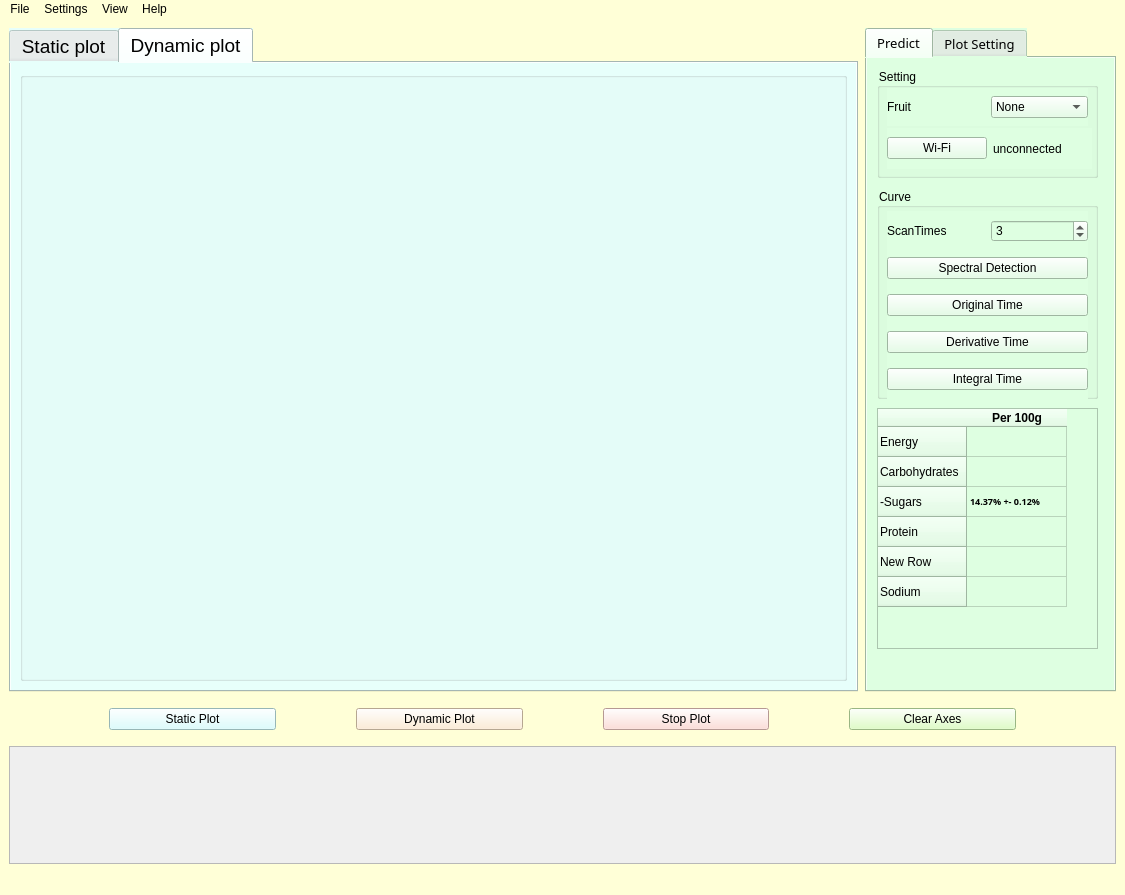
<?xml version="1.0" encoding="UTF-8"?>
<ui version="4.0">
 <class>MainWindow</class>
 <widget class="QMainWindow" name="MainWindow">
  <property name="geometry">
   <rect>
    <x>0</x>
    <y>0</y>
    <width>1125</width>
    <height>895</height>
   </rect>
  </property>
  <property name="windowTitle">
   <string>水果光谱检测</string>
  </property>
  <property name="styleSheet">
   <string notr="true">background-color: rgb(255, 255, 215);</string>
  </property>
  <widget class="QWidget" name="centralwidget">
   <layout class="QVBoxLayout" name="verticalLayout_4" stretch="4,1">
    <item>
     <layout class="QHBoxLayout" name="horizontalLayout_7">
      <property name="spacing">
       <number>7</number>
      </property>
      <item>
       <layout class="QVBoxLayout" name="verticalLayout">
        <item>
         <widget class="QTabWidget" name="tabWidget_2">
          <property name="font">
           <font>
            <family>Arial</family>
            <pointsize>14</pointsize>
           </font>
          </property>
          <property name="styleSheet">
           <string notr="true">background-color: rgb(231, 255, 251);</string>
          </property>
          <property name="currentIndex">
           <number>1</number>
          </property>
          <widget class="QWidget" name="tab_3">
           <attribute name="title">
            <string>Static plot</string>
           </attribute>
           <layout class="QVBoxLayout" name="verticalLayout_5">
            <item>
             <widget class="QGroupBox" name="groupBox">
              <property name="title">
               <string/>
              </property>
             </widget>
            </item>
           </layout>
          </widget>
          <widget class="QWidget" name="tab_4">
           <attribute name="title">
            <string>Dynamic plot</string>
           </attribute>
           <layout class="QVBoxLayout" name="verticalLayout_6">
            <item>
             <widget class="QGroupBox" name="groupBox_2">
              <property name="title">
               <string/>
              </property>
             </widget>
            </item>
           </layout>
          </widget>
         </widget>
        </item>
       </layout>
      </item>
      <item>
       <widget class="QTabWidget" name="tabWidget">
        <property name="enabled">
         <bool>true</bool>
        </property>
        <property name="minimumSize">
         <size>
          <width>251</width>
          <height>489</height>
         </size>
        </property>
        <property name="maximumSize">
         <size>
          <width>251</width>
          <height>16777215</height>
         </size>
        </property>
        <property name="font">
         <font>
          <family>HGF1_CNKI</family>
          <pointsize>10</pointsize>
         </font>
        </property>
        <property name="styleSheet">
         <string notr="true">background-color: rgb(222, 255, 225);</string>
        </property>
        <property name="tabPosition">
         <enum>QTabWidget::North</enum>
        </property>
        <property name="currentIndex">
         <number>0</number>
        </property>
        <widget class="QWidget" name="tab">
         <attribute name="title">
          <string>Predict</string>
         </attribute>
         <widget class="QGroupBox" name="groupSetting">
          <property name="geometry">
           <rect>
            <x>10</x>
            <y>10</y>
            <width>221</width>
            <height>110</height>
           </rect>
          </property>
          <property name="minimumSize">
           <size>
            <width>221</width>
            <height>110</height>
           </size>
          </property>
          <property name="maximumSize">
           <size>
            <width>221</width>
            <height>110</height>
           </size>
          </property>
          <property name="title">
           <string>Setting</string>
          </property>
          <widget class="QWidget" name="horizontalLayoutWidget">
           <property name="geometry">
            <rect>
             <x>10</x>
             <y>20</y>
             <width>201</width>
             <height>38</height>
            </rect>
           </property>
           <layout class="QHBoxLayout" name="horizontalLayout">
            <item>
             <widget class="QLabel" name="labelFruit">
              <property name="text">
               <string>Fruit</string>
              </property>
             </widget>
            </item>
            <item>
             <widget class="QComboBox" name="comboBox">
              <item>
               <property name="text">
                <string>None</string>
               </property>
              </item>
              <item>
               <property name="text">
                <string>Apple</string>
               </property>
              </item>
             </widget>
            </item>
           </layout>
          </widget>
          <widget class="QWidget" name="horizontalLayoutWidget_3">
           <property name="geometry">
            <rect>
             <x>10</x>
             <y>60</y>
             <width>205</width>
             <height>41</height>
            </rect>
           </property>
           <layout class="QHBoxLayout" name="horizontalLayout_3">
            <item>
             <widget class="QPushButton" name="pushWifi">
              <property name="text">
               <string>Wi-Fi</string>
              </property>
             </widget>
            </item>
            <item>
             <widget class="QLabel" name="labelWifi">
              <property name="text">
               <string>unconnected</string>
              </property>
             </widget>
            </item>
           </layout>
          </widget>
         </widget>
         <widget class="QGroupBox" name="groupCurve">
          <property name="geometry">
           <rect>
            <x>10</x>
            <y>130</y>
            <width>221</width>
            <height>211</height>
           </rect>
          </property>
          <property name="minimumSize">
           <size>
            <width>221</width>
            <height>211</height>
           </size>
          </property>
          <property name="maximumSize">
           <size>
            <width>221</width>
            <height>211</height>
           </size>
          </property>
          <property name="title">
           <string>Curve</string>
          </property>
          <widget class="QWidget" name="verticalLayoutWidget">
           <property name="geometry">
            <rect>
             <x>10</x>
             <y>23</y>
             <width>201</width>
             <height>192</height>
            </rect>
           </property>
           <layout class="QVBoxLayout" name="verticalLayout_2">
            <item>
             <layout class="QHBoxLayout" name="horizontalLayout_2">
              <item>
               <widget class="QLabel" name="labelScanTimes">
                <property name="maximumSize">
                 <size>
                  <width>16777215</width>
                  <height>28</height>
                 </size>
                </property>
                <property name="text">
                 <string>ScanTimes</string>
                </property>
               </widget>
              </item>
              <item>
               <widget class="QSpinBox" name="spinBox">
                <property name="minimum">
                 <number>1</number>
                </property>
                <property name="maximum">
                 <number>20</number>
                </property>
                <property name="value">
                 <number>3</number>
                </property>
               </widget>
              </item>
             </layout>
            </item>
            <item>
             <widget class="QPushButton" name="pushDetection">
              <property name="text">
               <string>Spectral Detection</string>
              </property>
             </widget>
            </item>
            <item>
             <widget class="QPushButton" name="pushOriginal">
              <property name="text">
               <string>Original Time</string>
              </property>
             </widget>
            </item>
            <item>
             <widget class="QPushButton" name="pushDerivative">
              <property name="text">
               <string>Derivative Time</string>
              </property>
             </widget>
            </item>
            <item>
             <widget class="QPushButton" name="pushIntegral">
              <property name="text">
               <string>Integral Time</string>
              </property>
             </widget>
            </item>
           </layout>
          </widget>
         </widget>
         <widget class="QTableWidget" name="tableWidget">
          <property name="geometry">
           <rect>
            <x>10</x>
            <y>350</y>
            <width>221</width>
            <height>241</height>
           </rect>
          </property>
          <property name="minimumSize">
           <size>
            <width>221</width>
            <height>0</height>
           </size>
          </property>
          <property name="maximumSize">
           <size>
            <width>221</width>
            <height>16777215</height>
           </size>
          </property>
          <property name="font">
           <font>
            <family>Times New Roman</family>
            <pointsize>28</pointsize>
            <weight>50</weight>
            <bold>false</bold>
           </font>
          </property>
          <row>
           <property name="text">
            <string>Energy</string>
           </property>
           <property name="font">
            <font>
             <family>Arial</family>
             <pointsize>9</pointsize>
             <weight>50</weight>
             <bold>false</bold>
            </font>
           </property>
          </row>
          <row>
           <property name="text">
            <string>Carbohydrates</string>
           </property>
           <property name="font">
            <font>
             <family>Arial</family>
             <pointsize>9</pointsize>
             <weight>50</weight>
             <bold>false</bold>
            </font>
           </property>
          </row>
          <row>
           <property name="text">
            <string>-Sugars</string>
           </property>
           <property name="font">
            <font>
             <family>Arial</family>
             <pointsize>9</pointsize>
             <weight>50</weight>
             <bold>false</bold>
            </font>
           </property>
          </row>
          <row>
           <property name="text">
            <string>Protein</string>
           </property>
           <property name="font">
            <font>
             <family>Arial</family>
             <pointsize>9</pointsize>
             <weight>50</weight>
             <bold>false</bold>
            </font>
           </property>
          </row>
          <row>
           <property name="text">
            <string>New Row</string>
           </property>
           <property name="font">
            <font>
             <family>Arial</family>
             <pointsize>9</pointsize>
             <weight>50</weight>
             <bold>false</bold>
            </font>
           </property>
          </row>
          <row>
           <property name="text">
            <string>Sodium</string>
           </property>
           <property name="font">
            <font>
             <family>Arial</family>
             <pointsize>9</pointsize>
             <weight>50</weight>
             <bold>false</bold>
            </font>
           </property>
          </row>
          <column>
           <property name="text">
            <string>Per 100g</string>
           </property>
           <property name="font">
            <font>
             <family>Arial</family>
             <pointsize>9</pointsize>
             <weight>75</weight>
             <bold>true</bold>
            </font>
           </property>
           <property name="background">
            <color>
             <red>85</red>
             <green>255</green>
             <blue>127</blue>
            </color>
           </property>
          </column>
          <item row="0" column="0">
           <property name="text">
            <string/>
           </property>
           <property name="font">
            <font>
             <family>Arial Black</family>
             <pointsize>8</pointsize>
             <weight>75</weight>
             <bold>true</bold>
            </font>
           </property>
           <property name="background">
            <brush brushstyle="NoBrush">
             <color alpha="255">
              <red>0</red>
              <green>85</green>
              <blue>255</blue>
             </color>
            </brush>
           </property>
          </item>
          <item row="1" column="0">
           <property name="text">
            <string/>
           </property>
           <property name="background">
            <brush brushstyle="NoBrush">
             <color alpha="255">
              <red>85</red>
              <green>255</green>
              <blue>127</blue>
             </color>
            </brush>
           </property>
          </item>
          <item row="2" column="0">
           <property name="text">
            <string>14.37% +- 0.12%</string>
           </property>
           <property name="font">
            <font>
             <family>Arial Black</family>
             <pointsize>7</pointsize>
             <weight>75</weight>
             <bold>true</bold>
            </font>
           </property>
          </item>
          <item row="3" column="0">
           <property name="text">
            <string/>
           </property>
           <property name="background">
            <brush brushstyle="NoBrush">
             <color alpha="255">
              <red>85</red>
              <green>170</green>
              <blue>127</blue>
             </color>
            </brush>
           </property>
          </item>
          <item row="4" column="0">
           <property name="text">
            <string/>
           </property>
           <property name="background">
            <brush brushstyle="NoBrush">
             <color alpha="255">
              <red>255</red>
              <green>170</green>
              <blue>255</blue>
             </color>
            </brush>
           </property>
          </item>
          <item row="5" column="0">
           <property name="text">
            <string/>
           </property>
           <property name="background">
            <brush brushstyle="NoBrush">
             <color alpha="255">
              <red>255</red>
              <green>255</green>
              <blue>0</blue>
             </color>
            </brush>
           </property>
          </item>
         </widget>
        </widget>
        <widget class="QWidget" name="tab_2">
         <attribute name="title">
          <string>Plot Setting</string>
         </attribute>
         <widget class="QGroupBox" name="groupLine_1">
          <property name="geometry">
           <rect>
            <x>10</x>
            <y>10</y>
            <width>221</width>
            <height>141</height>
           </rect>
          </property>
          <property name="title">
           <string>Line1</string>
          </property>
          <widget class="QWidget" name="formLayoutWidget">
           <property name="geometry">
            <rect>
             <x>20</x>
             <y>20</y>
             <width>181</width>
             <height>116</height>
            </rect>
           </property>
           <layout class="QFormLayout" name="formLayout">
            <item row="0" column="0">
             <widget class="QLabel" name="labelLineWidth_1">
              <property name="text">
               <string>Width</string>
              </property>
             </widget>
            </item>
            <item row="0" column="1">
             <widget class="QSlider" name="horizontalSlider_1">
              <property name="orientation">
               <enum>Qt::Horizontal</enum>
              </property>
             </widget>
            </item>
            <item row="1" column="0">
             <widget class="QLabel" name="labelColor_1">
              <property name="text">
               <string>Color</string>
              </property>
             </widget>
            </item>
            <item row="1" column="1">
             <widget class="QComboBox" name="comboColor_1">
              <item>
               <property name="text">
                <string>Black</string>
               </property>
              </item>
              <item>
               <property name="text">
                <string>Gray</string>
               </property>
              </item>
              <item>
               <property name="text">
                <string>White</string>
               </property>
              </item>
              <item>
               <property name="text">
                <string>Red</string>
               </property>
              </item>
              <item>
               <property name="text">
                <string>Green</string>
               </property>
              </item>
              <item>
               <property name="text">
                <string>Blue</string>
               </property>
              </item>
             </widget>
            </item>
            <item row="2" column="1">
             <widget class="QCheckBox" name="checkVisible_1">
              <property name="enabled">
               <bool>true</bool>
              </property>
              <property name="text">
               <string>Visible1</string>
              </property>
              <property name="checked">
               <bool>true</bool>
              </property>
             </widget>
            </item>
           </layout>
          </widget>
         </widget>
         <widget class="QGroupBox" name="groupLine_2">
          <property name="geometry">
           <rect>
            <x>10</x>
            <y>170</y>
            <width>221</width>
            <height>141</height>
           </rect>
          </property>
          <property name="title">
           <string>Line2</string>
          </property>
          <widget class="QWidget" name="formLayoutWidget_3">
           <property name="geometry">
            <rect>
             <x>20</x>
             <y>20</y>
             <width>191</width>
             <height>121</height>
            </rect>
           </property>
           <layout class="QFormLayout" name="formLayout_3">
            <item row="0" column="0">
             <widget class="QLabel" name="labelLineWidth_2">
              <property name="text">
               <string>Width</string>
              </property>
             </widget>
            </item>
            <item row="0" column="1">
             <widget class="QSlider" name="horizontalSlider_3">
              <property name="orientation">
               <enum>Qt::Horizontal</enum>
              </property>
             </widget>
            </item>
            <item row="1" column="0">
             <widget class="QLabel" name="labelColor_2">
              <property name="text">
               <string>Color</string>
              </property>
             </widget>
            </item>
            <item row="1" column="1">
             <widget class="QComboBox" name="comboColor_2">
              <item>
               <property name="text">
                <string>Green</string>
               </property>
              </item>
              <item>
               <property name="text">
                <string>Black</string>
               </property>
              </item>
              <item>
               <property name="text">
                <string>Gray</string>
               </property>
              </item>
              <item>
               <property name="text">
                <string>White</string>
               </property>
              </item>
              <item>
               <property name="text">
                <string>Red</string>
               </property>
              </item>
              <item>
               <property name="text">
                <string>Blue</string>
               </property>
              </item>
             </widget>
            </item>
            <item row="2" column="1">
             <widget class="QCheckBox" name="checkVisible_2">
              <property name="text">
               <string>Visible2</string>
              </property>
              <property name="checked">
               <bool>false</bool>
              </property>
             </widget>
            </item>
           </layout>
          </widget>
         </widget>
         <widget class="QGroupBox" name="groupLine_3">
          <property name="geometry">
           <rect>
            <x>10</x>
            <y>330</y>
            <width>221</width>
            <height>141</height>
           </rect>
          </property>
          <property name="title">
           <string>Line3</string>
          </property>
          <widget class="QWidget" name="formLayoutWidget_4">
           <property name="geometry">
            <rect>
             <x>20</x>
             <y>20</y>
             <width>181</width>
             <height>116</height>
            </rect>
           </property>
           <layout class="QFormLayout" name="formLayout_4">
            <item row="0" column="0">
             <widget class="QLabel" name="labelLineWidth_3">
              <property name="text">
               <string>Width</string>
              </property>
             </widget>
            </item>
            <item row="0" column="1">
             <widget class="QSlider" name="horizontalSlider_4">
              <property name="orientation">
               <enum>Qt::Horizontal</enum>
              </property>
             </widget>
            </item>
            <item row="1" column="0">
             <widget class="QLabel" name="labelColor_3">
              <property name="text">
               <string>Color</string>
              </property>
             </widget>
            </item>
            <item row="1" column="1">
             <widget class="QComboBox" name="comboColor_3">
              <item>
               <property name="text">
                <string>Red</string>
               </property>
              </item>
              <item>
               <property name="text">
                <string>Black</string>
               </property>
              </item>
              <item>
               <property name="text">
                <string>Gray</string>
               </property>
              </item>
              <item>
               <property name="text">
                <string>White</string>
               </property>
              </item>
              <item>
               <property name="text">
                <string>Green</string>
               </property>
              </item>
              <item>
               <property name="text">
                <string>Blue</string>
               </property>
              </item>
             </widget>
            </item>
            <item row="2" column="1">
             <widget class="QCheckBox" name="checkVisible_3">
              <property name="text">
               <string>Visible3</string>
              </property>
              <property name="checked">
               <bool>false</bool>
              </property>
             </widget>
            </item>
           </layout>
          </widget>
         </widget>
         <widget class="QComboBox" name="comboBox_2">
          <property name="geometry">
           <rect>
            <x>80</x>
            <y>540</y>
            <width>71</width>
            <height>31</height>
           </rect>
          </property>
          <property name="font">
           <font>
            <family>Adobe Devanagari</family>
            <pointsize>12</pointsize>
           </font>
          </property>
          <property name="currentText">
           <string>1</string>
          </property>
          <item>
           <property name="text">
            <string>1</string>
           </property>
          </item>
          <item>
           <property name="text">
            <string>2</string>
           </property>
          </item>
          <item>
           <property name="text">
            <string>3</string>
           </property>
          </item>
          <item>
           <property name="text">
            <string>4</string>
           </property>
          </item>
          <item>
           <property name="text">
            <string>5</string>
           </property>
          </item>
          <item>
           <property name="text">
            <string>125</string>
           </property>
          </item>
          <item>
           <property name="text">
            <string>256</string>
           </property>
          </item>
          <item>
           <property name="text">
            <string>255</string>
           </property>
          </item>
          <item>
           <property name="text">
            <string>200</string>
           </property>
          </item>
          <item>
           <property name="text">
            <string>176</string>
           </property>
          </item>
          <item>
           <property name="text">
            <string>100</string>
           </property>
          </item>
         </widget>
         <widget class="QLabel" name="label">
          <property name="geometry">
           <rect>
            <x>50</x>
            <y>500</y>
            <width>131</width>
            <height>31</height>
           </rect>
          </property>
          <property name="font">
           <font>
            <family>Adobe Devanagari</family>
            <pointsize>12</pointsize>
           </font>
          </property>
          <property name="text">
           <string>Spectral Channel</string>
          </property>
         </widget>
        </widget>
       </widget>
      </item>
     </layout>
    </item>
    <item>
     <layout class="QVBoxLayout" name="verticalLayout_3">
      <item>
       <layout class="QHBoxLayout" name="horizontalLayout_6">
        <property name="spacing">
         <number>80</number>
        </property>
        <property name="leftMargin">
         <number>100</number>
        </property>
        <property name="topMargin">
         <number>10</number>
        </property>
        <property name="rightMargin">
         <number>100</number>
        </property>
        <property name="bottomMargin">
         <number>10</number>
        </property>
        <item>
         <widget class="QPushButton" name="Static_plot">
          <property name="contextMenuPolicy">
           <enum>Qt::PreventContextMenu</enum>
          </property>
          <property name="layoutDirection">
           <enum>Qt::LeftToRight</enum>
          </property>
          <property name="autoFillBackground">
           <bool>false</bool>
          </property>
          <property name="styleSheet">
           <string notr="true">background-color: rgb(212, 255, 255);</string>
          </property>
          <property name="text">
           <string>Static Plot</string>
          </property>
         </widget>
        </item>
        <item>
         <widget class="QPushButton" name="dynamic_plot">
          <property name="styleSheet">
           <string notr="true">background-color: rgb(255, 234, 203);</string>
          </property>
          <property name="text">
           <string>Dynamic Plot</string>
          </property>
         </widget>
        </item>
        <item>
         <widget class="QPushButton" name="End_plot">
          <property name="styleSheet">
           <string notr="true">background-color: rgb(255, 214, 206);</string>
          </property>
          <property name="text">
           <string>Stop Plot</string>
          </property>
         </widget>
        </item>
        <item>
         <widget class="QPushButton" name="Erase_plot">
          <property name="styleSheet">
           <string notr="true">background-color: rgb(170, 255, 0);
background-color: rgb(215, 255, 184);</string>
          </property>
          <property name="text">
           <string>Clear Axes</string>
          </property>
         </widget>
        </item>
       </layout>
      </item>
      <item>
       <widget class="QTextEdit" name="textEdit">
        <property name="styleSheet">
         <string notr="true">background-color: rgb(239, 239, 239);</string>
        </property>
       </widget>
      </item>
     </layout>
    </item>
   </layout>
  </widget>
  <widget class="QMenuBar" name="menubar">
   <property name="geometry">
    <rect>
     <x>0</x>
     <y>0</y>
     <width>1125</width>
     <height>26</height>
    </rect>
   </property>
   <widget class="QMenu" name="menuFile">
    <property name="title">
     <string>File</string>
    </property>
    <widget class="QMenu" name="menuSave">
     <property name="title">
      <string>Save</string>
     </property>
     <addaction name="actionSave_Data"/>
     <addaction name="actionSave_Graph"/>
    </widget>
    <addaction name="actionNew"/>
    <addaction name="actionOpen"/>
    <addaction name="menuSave"/>
   </widget>
   <widget class="QMenu" name="menuSettings">
    <property name="title">
     <string>Settings</string>
    </property>
    <addaction name="actionLine"/>
    <addaction name="actionWi_Fi_Setting"/>
   </widget>
   <widget class="QMenu" name="menuView">
    <property name="title">
     <string>View</string>
    </property>
   </widget>
   <widget class="QMenu" name="menuHelp">
    <property name="title">
     <string>Help</string>
    </property>
    <addaction name="actionUsage"/>
    <addaction name="actionAbout"/>
    <addaction name="actionCopyright"/>
   </widget>
   <addaction name="menuFile"/>
   <addaction name="menuSettings"/>
   <addaction name="menuView"/>
   <addaction name="menuHelp"/>
  </widget>
  <widget class="QStatusBar" name="statusbar"/>
  <action name="actionNew">
   <property name="text">
    <string>New</string>
   </property>
  </action>
  <action name="actionOpen">
   <property name="text">
    <string>Open</string>
   </property>
  </action>
  <action name="actionSave_Data">
   <property name="text">
    <string>Save Data</string>
   </property>
  </action>
  <action name="actionSave_Graph">
   <property name="text">
    <string>Save Graph</string>
   </property>
  </action>
  <action name="actionLine">
   <property name="text">
    <string>Line Setting</string>
   </property>
  </action>
  <action name="actionUsage">
   <property name="text">
    <string>Usage</string>
   </property>
  </action>
  <action name="actionAbout">
   <property name="text">
    <string>About</string>
   </property>
  </action>
  <action name="actionCopyright">
   <property name="text">
    <string>Copyright</string>
   </property>
  </action>
  <action name="actionWi_Fi_Setting">
   <property name="text">
    <string>Wi-Fi Setting</string>
   </property>
  </action>
 </widget>
 <resources>
  <include location="picture.qrc"/>
 </resources>
 <connections/>
 <slots>
  <slot>select1()</slot>
  <slot>select2()</slot>
  <slot>select3()</slot>
  <slot>push()</slot>
 </slots>
</ui>
